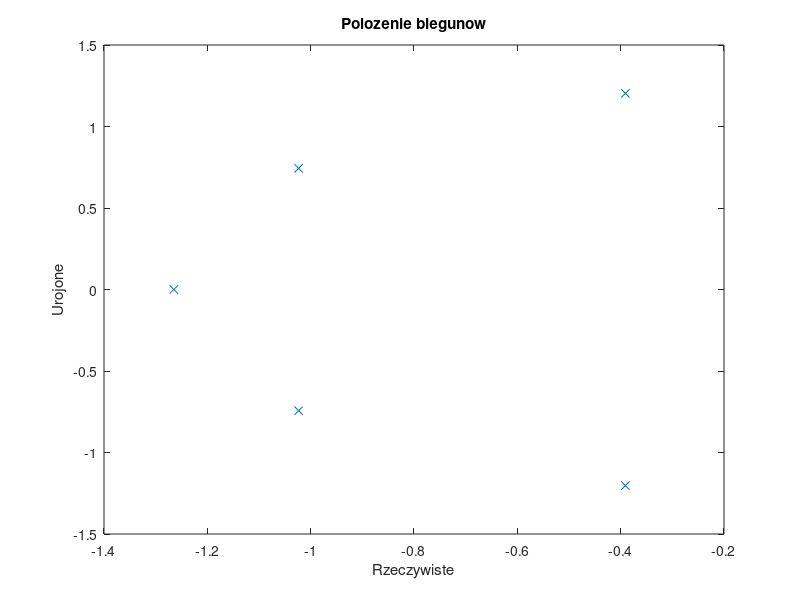

Source code (MATLAB): (Note: this script raises an error after producing the figure.)
%==========================================================================
% Zaprojektowanie ukladu elektronicznego dolnoprzepustowego filtra
% Butterwortha
%==========================================================================
clear all;
close all;
clc;


apass = 1;                  %nieliniowosc pasma przepustowego w dB 
astop = 50;                 %tlumienie w pasmie zaporowym
fpass = 1000;               %czestot. pasma przepustowego (apass) 
fstop = 4000;               %czestot. pasma zapororwego (astop)

wzm_p=10^(-apass/20)        %tlumienie pass -> wzmocnienie pass
wzm_s=10^(-astop/20)        %tlumienie stop -> wzmocnienie stop

ws=fstop/fpass;             %transformacja czestotliwosci w0=2*pi*fpass
vp=2*pi*fpass;
vs=2*pi*fstop;

f_ps=[fpass,fstop];
wzm_ps=[wzm_p,wzm_s];
wzmdB_ps=[-apass,-astop];

%============== wyznaczenie biegunow filtra LP prototyp ===================
wp=1;
N=ceil(log10((10^(astop/10)-1)/(10^(apass/10)-1))/(2*log10(ws/wp)));
w0=ws/(10^(astop/10)-1)^(1/(2*N));

dfi0=(2*pi)/(2*N);          %kat 
fi=pi/2+dfi0/2+(0:N-1)*dfi0;%katy biegunow
p=w0*exp(1j*fi)             %bieguny
z=[]                        %zera
wzm=real(prod(-p))          %wzmocnienie

figure(1);
plot(real(p),imag(p),'x');
title('Polozenie biegunow');
xlabel('Rzeczywiste');
ylabel('Urojone');

b=wzm;                      %licznik wielomianu B(z)
a=poly(p);                  %mianownik wielomianu A(z)
printsys(b,a,'s')

%========== porownanie wlasnych funkcji z funkcjami MATLABa ===============
[NN,ww0] = buttord(vp,vs,apass,astop,'s');
                            %funkcja zwraca najnizszy rzad cyfrowego filtra
                            %Butterwortha, ktory ma tetnienie pasma
                            %przepustowego mniejsze niz Rp [dB]
blad_N=N-NN

%======= wyznaczenie charakterystyki czestotliwosciowej H(w) ==============
w=0:0.005:2;                %zakres pulsacji unormowanej; 
H=freqs(b,a,w);

figure(2)
subplot(2,1,1);
plot(w,abs(H));
grid;
title('Modul prototypu LowPass');
xlabel('Pulsacja [rad/s]');

subplot(2,1,2);
plot(w,20*log10(abs(H)));
grid; title('Moduł prototypu LowPass w dB');
xlabel('Pulsacja [rad/sek]');
ylabel('dB');

%== Transformata czest. filtra analogowego, filtr unormowany na wynikowy ==

[z,p,wzm]=lp2lpTZ(z,p,wzm,vp);  
                            %z LowPass na LowPass: 
b=wzm*poly(z);              %licznik wielomianu B(z)
a=poly(p);                  %mianownik wielomianu A(z)

%========= zera i bieguny po transf. czestot. =============================

figure(3);
plot(real(z),imag(z),'or',real(p),imag(p),'xb');
grid;
title('Położenie biegunów');
if isempty(z)
    legend('bieguny');
else
    legend('zera','bieguny');
end
xlabel('Rzeczywiste');
ylabel('Urojone');

%% =========== Docelowy filtr po transformacji ============================
z,p,a 
printsys(b,a,'s')

% ======= Koncowa ch-ka czestotliwosciowa =================================
NF=1000;                    %liczba punktow charakterystyki
fmin=0;                     %dolna czestotliwosc
fmax=50000;                 %gorna czestotliwosc
f=fmin:(fmax-fmin)/(NF-1):fmax;
                            %wszystkie czestotliwosci pomiedzy fmin i fmax
w=2*pi*f;                   %wszystkie pulasacje
H=freqs(b,a,w);             %odpowiedz czestotliwosciowa filtra b/a

figure(4);
subplot(3,1,1);
plot(f,abs(H),f_ps,wzm_ps,'ro');
grid;
title('Modul');
xlabel('Czestotliwosc [Hz]');

subplot(3,1,2);
plot(f,20*log10(abs(H)),f_ps,wzmdB_ps,'ro');
axis([fmin,fmax,-100,20]);
grid; title('Modul w dB');
xlabel('Czestotliwosc [Hz]');
ylabel('[dB]');

subplot(3,1,3);
plot(f,unwrap(angle(H)));
grid;
title('Faza, wykres rozwiniety');
xlabel('Czestotliwosc [Hz]');
ylabel('[rad]');

%% ==================== Wzmacniacz RLC ====================================
p1=[p(1) conj(p(1))];
p2=[p(2) conj(p(2))];
p3=p(4);

aw1=poly(p1);
aw2=poly(p2);
aw3=poly(p3);

C=1e-9;                     %odpowiednik 10^(-9) czyli 1 nano Farad (s 169)
RA=1e4;                     %rezystancja miedzy wejsciem (-) wzmacniacza
                            %a masa ukladu, w przykladzie RA=1000
Rwy=1e4;                    %impedancja calego ukladu to rezystancja rowna
                            %Rwy (str 168 wz. 6.90), w przykladzie Rwy=1e4

                            %R, RB, RA - rezystancje (str 169)
                            %K - wzmocnienia
                            %C - pojemnosci, w przykladzie wszystkie rowne
                            
disp('Wyniki dla ukladu 1') %schemat na stronie 170 rys 6.15 uklad 1,2,3
                            %to trzy czesci calego ukladu
a=aw1;
a2=a(1);
a1=a(2);
a0=a(3);
R=1/(C*sqrt(a0))
RB=(2-a1/sqrt(a0))*RA
K1=1+RB/RA

disp('Wyniki dla ukladu 2')
a = aw2;
a2=a(1);
a1=a(2);
a0=a(3);
R=1/(C*sqrt(a0))
RB=(2-a1/sqrt(a0))*RA
K1=1+RB/RA

disp('Wyniki dla ukladu 3')
a=aw3;
a1=a(1);
a0=a(2);
R=1/(C*sqrt(a0))            
RB=(2-a1/sqrt(a0))*RA
K1=1+RB/RA

disp('Obciazenie')
K=K1*K2*K3
G=1                         % G - wzmocnienie (str 168 wz. 6.89)
Rx=(K/G)*Rwy
Ry=(G/K)/(1-G/K)*Rx